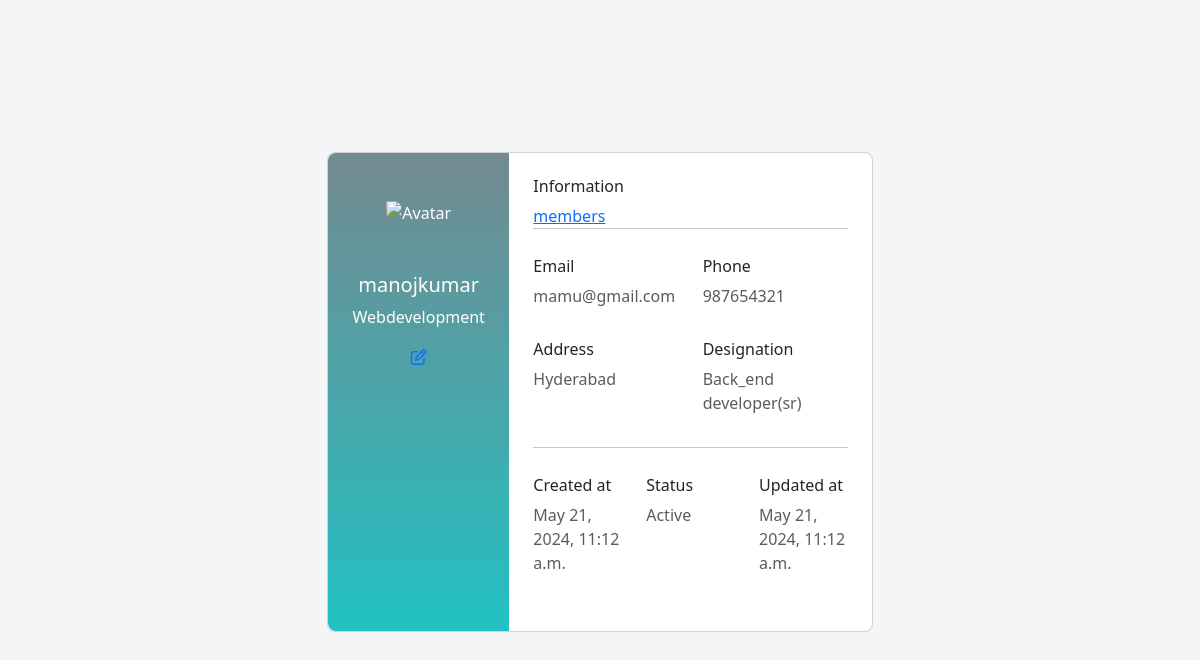
The page /show_item/1/ on the database its author committed.
### pms/models.py (models this page shows, shortened)
class create_team_member(models.Model):
    id = models.AutoField(primary_key=True)
    name = models.CharField(max_length=10, null=False)
    email = models.EmailField(null=False)
    address = models.TextField(default='Hyderabad')
    contact=models.IntegerField(null=False,default='123456789')
    image = models.ImageField(upload_to='media/',null=True)
    gender=models.CharField(max_length=10,default="Male")
    categories = models.CharField(max_length=20)
    designations = models.CharField(max_length=40)
    created_at = models.DateTimeField(default=now, editable=False)
    updated_at = models.DateTimeField(auto_now=True)

### pms/views.py (the view)
# urls.py: path('show_item/<int:item_id>/',show_item,name="show_item"),
def show_item(request,item_id):
    currentuser=request.user
    item=create_team_member.objects.get(id=item_id)
    return render(request,'show_member_info.html',{'item':item,'currentuser':currentuser})

### templates/show_member_info.html (shortened to what this page needs)
{% load static %}
<!DOCTYPE html>
<html lang="en">
<head>
    <link rel="stylesheet" href="https://cdnjs.cloudflare.com/ajax/libs/font-awesome/6.5.2/css/all.min.css">
    <link href="https://cdn.jsdelivr.net/npm/bootstrap@5.3.3/dist/css/bootstrap.min.css" rel="stylesheet">
</head>
{% block content %}
<body>
        <section class="vh-100" style="background-color: #f4f5f7;">
                <div class="container py-5 h-100">
                <div class="row d-flex justify-content-center align-items-center h-100">
                    <div class="col col-lg-6 mb-4 mb-lg-0">
                    <div class="card mb-3" style="border-radius: .5rem;">
                        <div class="row g-0">
                        <div class="col-md-4 gradient-custom text-center text-white"
                            style="border-top-left-radius: .5rem; border-bottom-left-radius: .5rem;">
                            <img src="https://mdbcdn.b-cdn.net/img/Photos/new-templates/bootstrap-chat/ava1-bg.webp"
                            alt="Avatar" class="img-fluid my-5" style="width: 80px;" />
                            <h5>{{item.name}}</h5>
                            <p>{{item.categories}}</p>
                            <a href="{% url 'edit_item' item_id=item.id %}" class="card-link"><i class="far fa-edit mb-5"></i></a>
                        </div>
                        <div class="col-md-8">
                            <div class="card-body p-4">
                            <span>
                                <h6>Information</h6>
                                <a href="{% url 'teammembers' %}">members</a>
                            </span>
                            <hr class="mt-0 mb-4">
                            <div class="row pt-1">
                                <div class="col-6 mb-3">
                                <h6>Email</h6>
                                <p class="text-muted">{{item.email}}</p>
                                </div>
                                <div class="col-6 mb-3">
                                <h6>Phone</h6>
                                <p class="text-muted">{{item.contact}}</p>
                                </div>
                                <div class="col-6 mb-3">
                                    <h6>Address</h6>
                                    <p class="text-muted">{{item.address}}</p>
                                </div>
                                <div class="col-6 mb-3">
                                    <h6>Designation</h6>
                                    <p class="text-muted">{{item.designations}}</p>
                                </div>
                            </div>
                            <hr class="mt-0 mb-4">
                            <div class="row pt-1">
                                <div class="col-4 mb-3">
                                <h6>Created at</h6>
                                <p class="text-muted">{{item.created_at}}</p>
                                </div>
                                <div class="col-4 mb-3">
                                <h6>Status</h6>
                                <p class="text-muted">Active</p>
                                </div>
                                <div class="col-4 mb-3">
                                    <h6>Updated at</h6>
                                    <p class="text-muted">{{item.updated_at}}</p>
                                </div>
                            </div>
                            </div>
                        </div>
                        </div>
                    </div>
                    </div>
                </div>
                </div>
            </section>
    </body>
    {% endblock %}
    </html>

### templates/show_member_info.html (style rules this page uses)
.gradient-custom { background: rgb(34,193,195); background: linear-gradient(0deg, rgba(34,193,195,1) 0%, rgba(99,124,131,0.8996848739495799) 100%); }

### rows shown on the page
create_team_member: name "manojkumar", categories "Webdevelopment", email "mamu@gmail.com", contact "987654321", address "Hyderabad", designations "Back_end developer(sr)", created_at "May 21, 2024, 11:12 a.m.", updated_at "May 21, 2024, 11:12 a.m."
